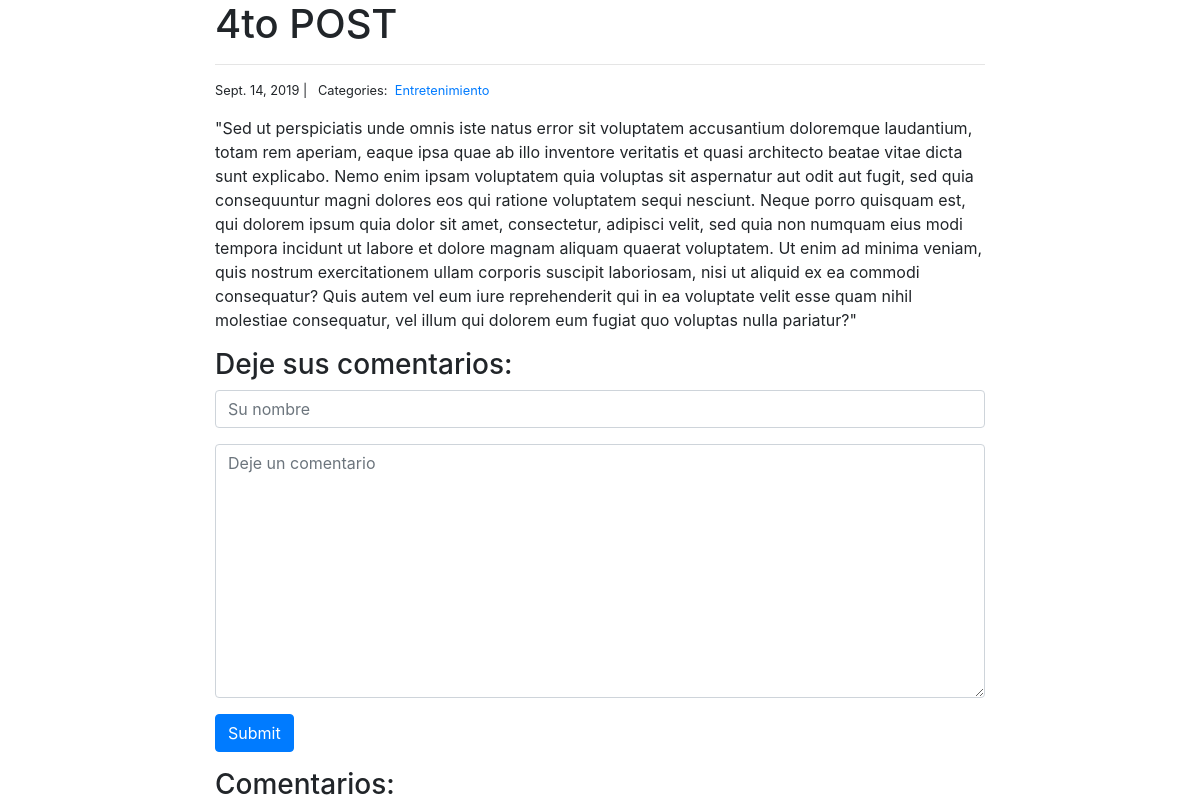
/4, run on the app's committed database.
### blog/models.py (models this page shows, shortened)
class Post(models.Model):
	title = models.CharField(max_length = 255)
	body = models.TextField()
	created_on = models.DateTimeField(auto_now_add = True)
	last_modified = models.DateTimeField(auto_now = True)
	categories = models.ManyToManyField('Category', related_name = 'posts')

class Category(models.Model):
	name = models.CharField(max_length = 20)

### blog/views.py (the view, shortened to what this page needs)
# urls.py: url(r'^(?P<pk>[0-9]+)$', blog_detail, name="blog_detail"),
def blog_detail(request, pk):
	post = Post.objects.get(pk=pk)
	form = CommentForm(request.POST)
	comments = Comment.objects.filter(post=post)
	context = {
		"post": post,
		"comments": comments,
		"form": form
	}
	return render(request, "blog_detail.html", context)

### blog/forms.py
class CommentForm(forms.Form):
	author = forms.CharField(
		max_length = 60,
		widget = forms.TextInput(attrs={
				"class": "form-control",
				"placeholder": "Su nombre"
			})
		)
	body = forms.CharField(
		widget=forms.Textarea(
			attrs = {
				"class": "form-control",
				"placeholder": "Deje un comentario"
			})
		)

### blog/templates/blog_detail.html (shortened to what this page needs)
{% extends "base.html" %}
{% block page_content %}
<div class="col-md-8 offset-md-2">
	<h1>{{ post.title}}</h1>
	<hr>
	<small>
		{{ post.created_on.date }} | &nbsp;
		Categories:&nbsp;
		{% for category in post.categories.all %}
		<a href="{% url 'blog_category' category.name %}">
			{{ category.name }}
		</a>
		{% endfor %}
	</small>
	<p>{{ post.body | linebreaks }}</p>
	<h3>Deje sus comentarios:</h3>
	<form action="{{post.pk}}" method="post">
		<div class="form-group">
			{{form.author}}
		</div>
		<div class="form-group">
			{{form.body}}
		</div>
		<button type="submit" class="btn btn-primary">Submit</button>
	</form>
	<h3>Comentarios:</h3>
</div>
{% endblock %}

### data on the page
Post: title "4to POST", created_on "Sept. 14, 2019", body "\"Sed ut perspiciatis unde omnis iste natus error sit voluptatem accusantium doloremque laudantium, totam rem aperiam, eaque ipsa quae ab illo inventore veritatis et quasi architecto beatae vitae dicta sunt explicabo. Nemo enim ipsam voluptatem quia voluptas sit aspernatur aut odit aut fugit, sed quia consequuntur magni dolores eos qui ratione voluptatem sequi nesciunt. Neque porro quisquam est, qui dolorem ipsum quia dolor sit amet, consectetur, adipisci velit, sed quia non numquam eius modi tempora incidunt ut labore et dolore magnam aliquam quaerat voluptatem. Ut enim ad minima veniam, quis nostrum exercitationem ullam corporis suscipit laboriosam, nisi ut aliquid ex ea commodi…"
Category: name "Entretenimiento"
